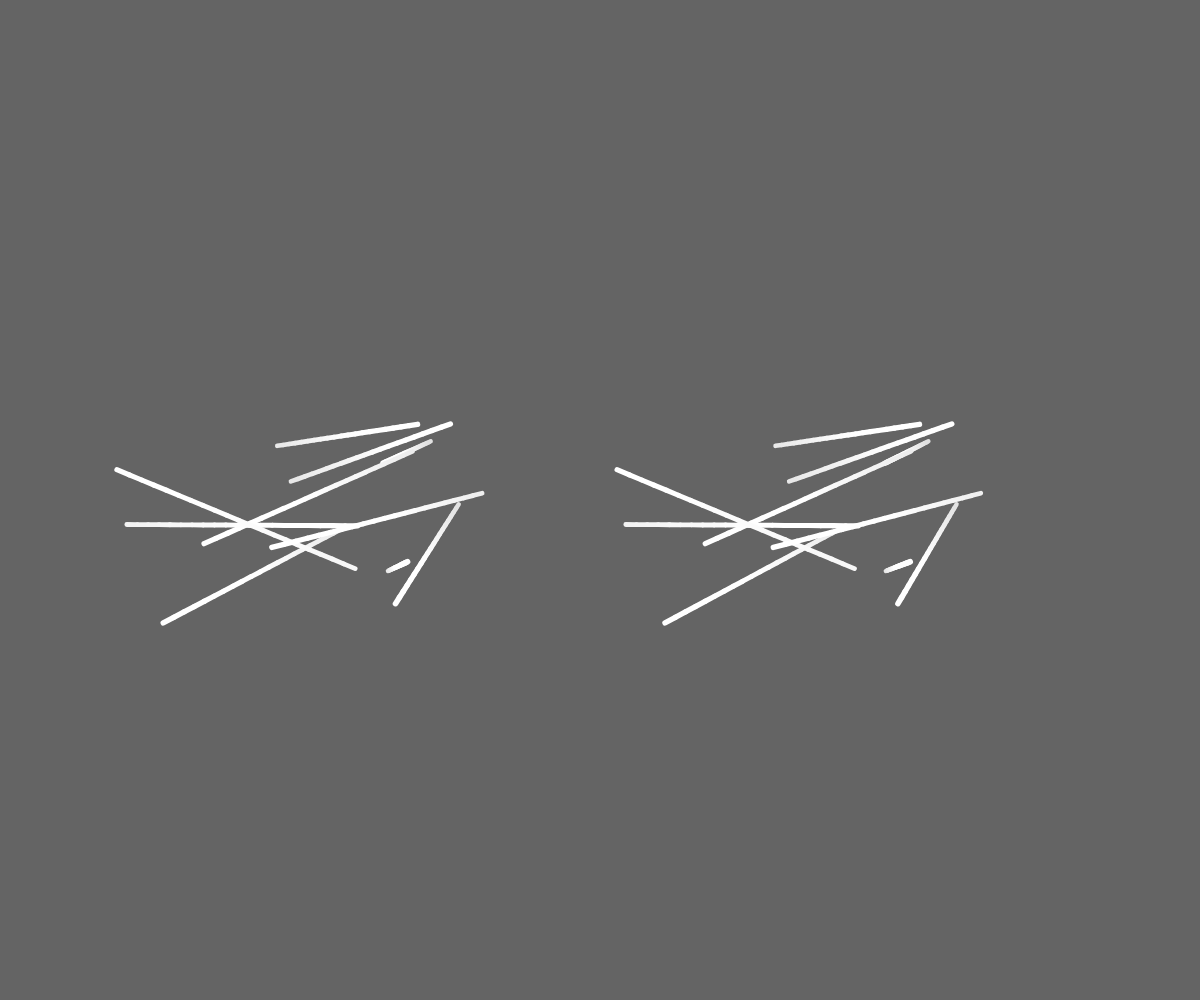
Frame 1 (no input)
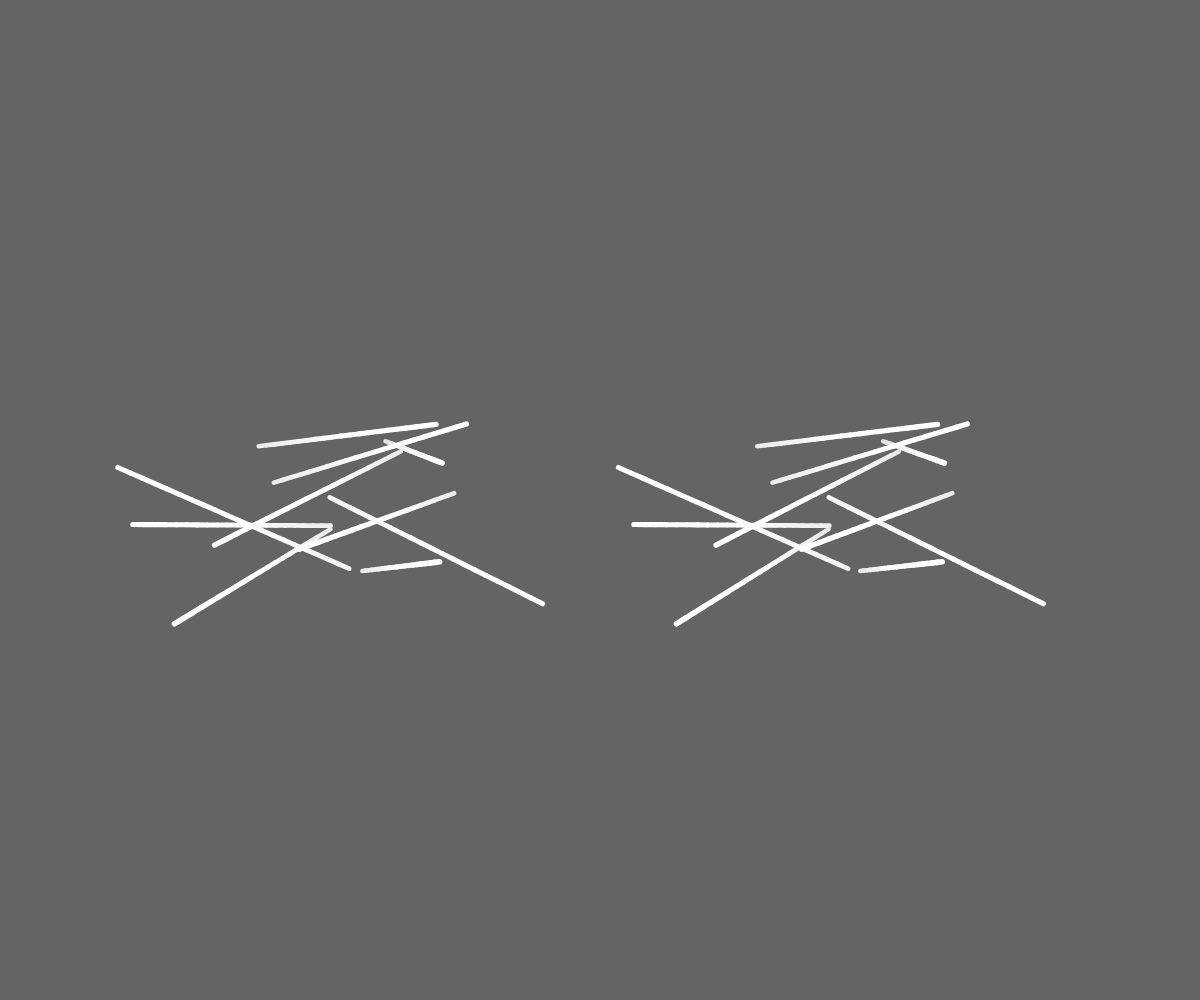
Frame 60 (no input)
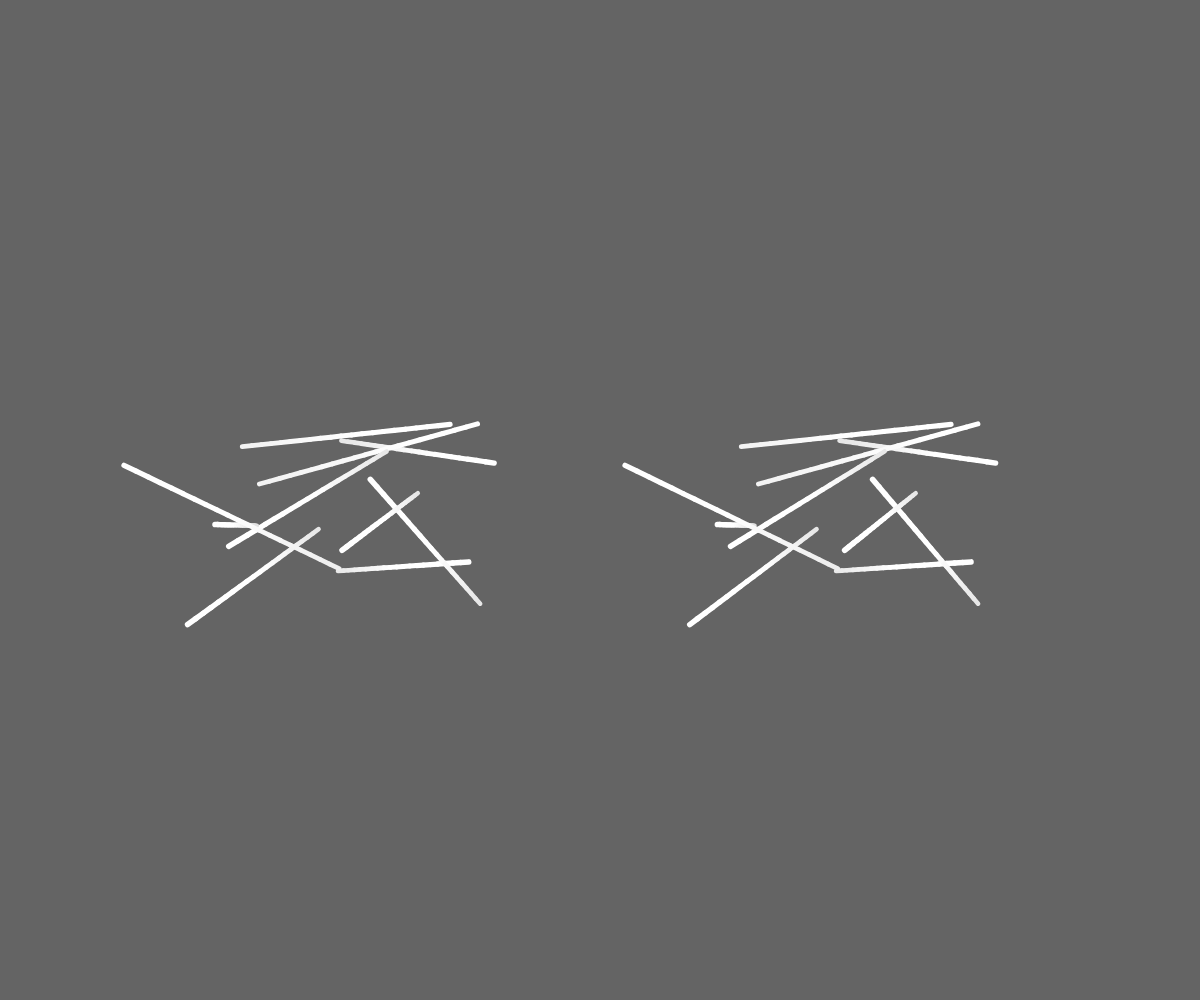
Frame 120 (the mouse pressed at the canvas centre since frame 60)

The p5.js sketch that drew these frames (run headless with seeded random() and noise() and a simulated clock; from frame 60 on, the mouse is pressed at the canvas centre):

// p5.js sketch
// ── sketch.js

let n = 10;
let scale = 0.001;
let weight = 5;
let w;

let frame;


function setup(){
	createCanvas(windowWidth, windowHeight);
	angleMode(DEGREES);
	w = width*0.1;
	seperation = width*0.2;

	frame = new Frame(n);
	
}

function draw(){

	background(100);

	frame.display(-seperation,-10);
	frame.display(seperation,10);

}

function Frame(N){

	this.beam = [];
	this.n = N;

	for(b=0;b<this.n;b++){
		this.beam.push(new Beam());
	}

	this.display = (POS,OFF)=>{
		push();
		translate(width/2+POS,height/2);
		for(b=0;b<this.n;b++){
			this.beam[b].display(OFF);
		}
		pop();
	}

	this.reconfigure = ()=>{
		for(b=0;b<this.n;b++){
			this.beam[b]=new Beam();
		}
	}

	function Beam(){
		this.r = random(0,360);
		this.rate = random(0,10);
		this.x1 = random(-w,w);
		this.y1 = random(-w, w);
		this.d1 = random(0,20);

		this.x2 = random(-w,w);
		this.y2 = random(-w, w);
		this.d2 = random(0,20);

		this.display = (OFF)=>{
			let inc = frameCount/this.rate%360+this.r;
			let d1 = this.d1 + sin(inc)*w;
			let d2 = this.d1 + sin(inc-180)*w;
			let x1 = this.x1 + cos(inc)*w;
			let x2 = this.x1 + cos(inc-180)*w;
			dLine(x1,this.y1,d1,x2,this.y2,d2,20,OFF);

		}

	}

}



function dRect(X,Y,W,H,D){

	let s = 1/(1+(D*scale));
	let x = X*s+POS;
	let y = Y*s;
	let w = W*s;
	let h = H*s;
	rect(x,y,w,h);
}

function dPoint(X,Y,D){
	//receives X,Y,D in pixels. D is distance from view point in 'pixels'. X,Y => W,H

	let s = 1/(1+(D*scale));

	strokeWeight(s*weight);
	let x = X*s;
	let y = Y*s;
	point(x+POS,y);
}

function dImage(X,Y,D,IMG){

	let s = 1/(1+(D*scale));

	let x = X*s;
	let y = Y*s;
	image(IMG,x+POS,y,IMG.width*s,IMG.width*s);

}

function dLine(X1,Y1,D1,X2,Y2,D2,DIV,OFF){

	let xSpace = (X2-X1)/DIV;
	let ySpace = (Y2-Y1)/DIV;
	let dSpace = (D2-D1)/DIV;

	for(i=0;i<DIV;i++){
		let s = 1/(1+((D1+dSpace*i)*scale));

		let x1 = X1+xSpace*i*s;
		let y1 = Y1+ySpace*i*s;
		let o1 = OFF*s;
				//point(x1,y1);
				s = 1/(1+((D1+dSpace*(i+1))*scale));
		let x2 = X1+xSpace*(i+1)*s;
		let y2 = Y1+ySpace*(i+1)*s;
		let o2 = OFF*s;
				//point(x2,y2);

		strokeWeight(weight*s);
		stroke(255*s);
	
		line(x1+o1,y1,x2+o2,y2);
	} 

}
